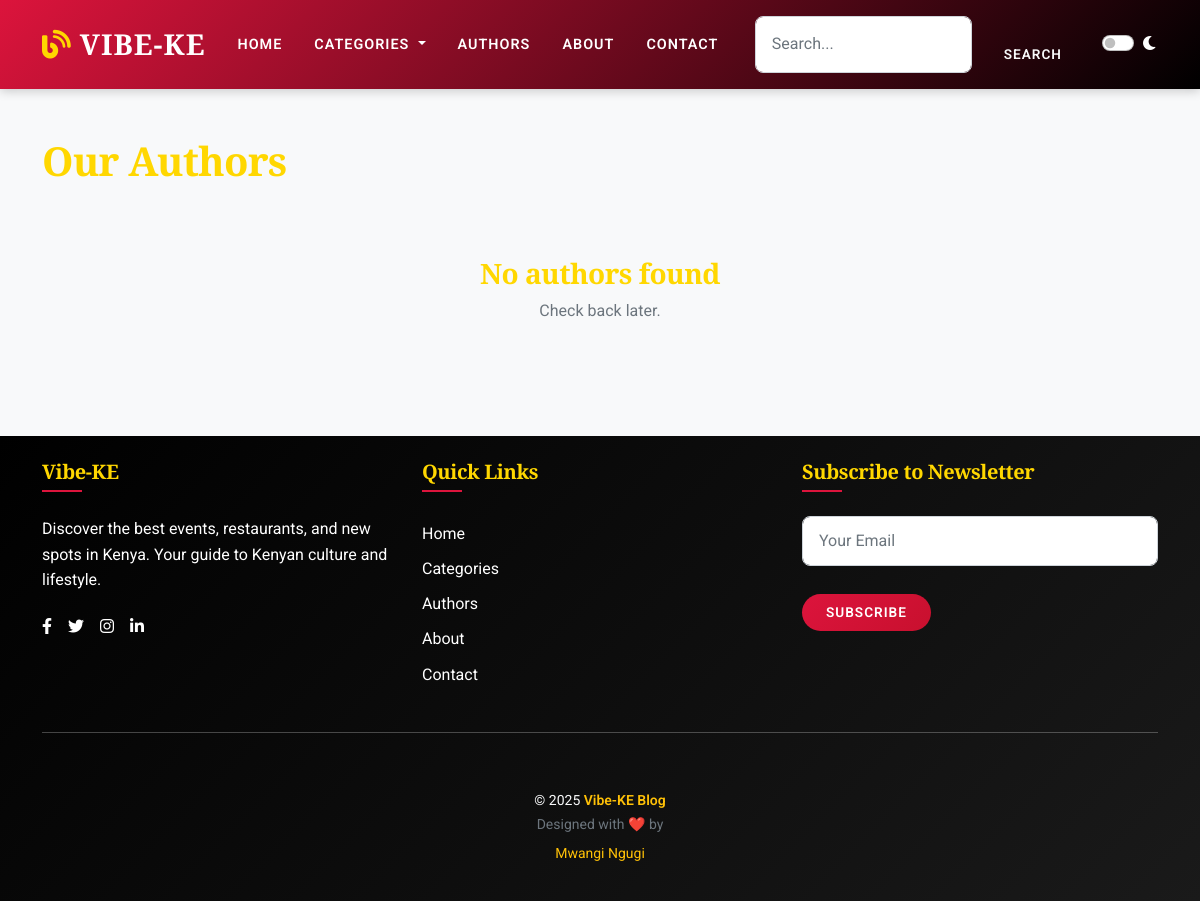
/authors/, run on an earlier commit of the app's database.
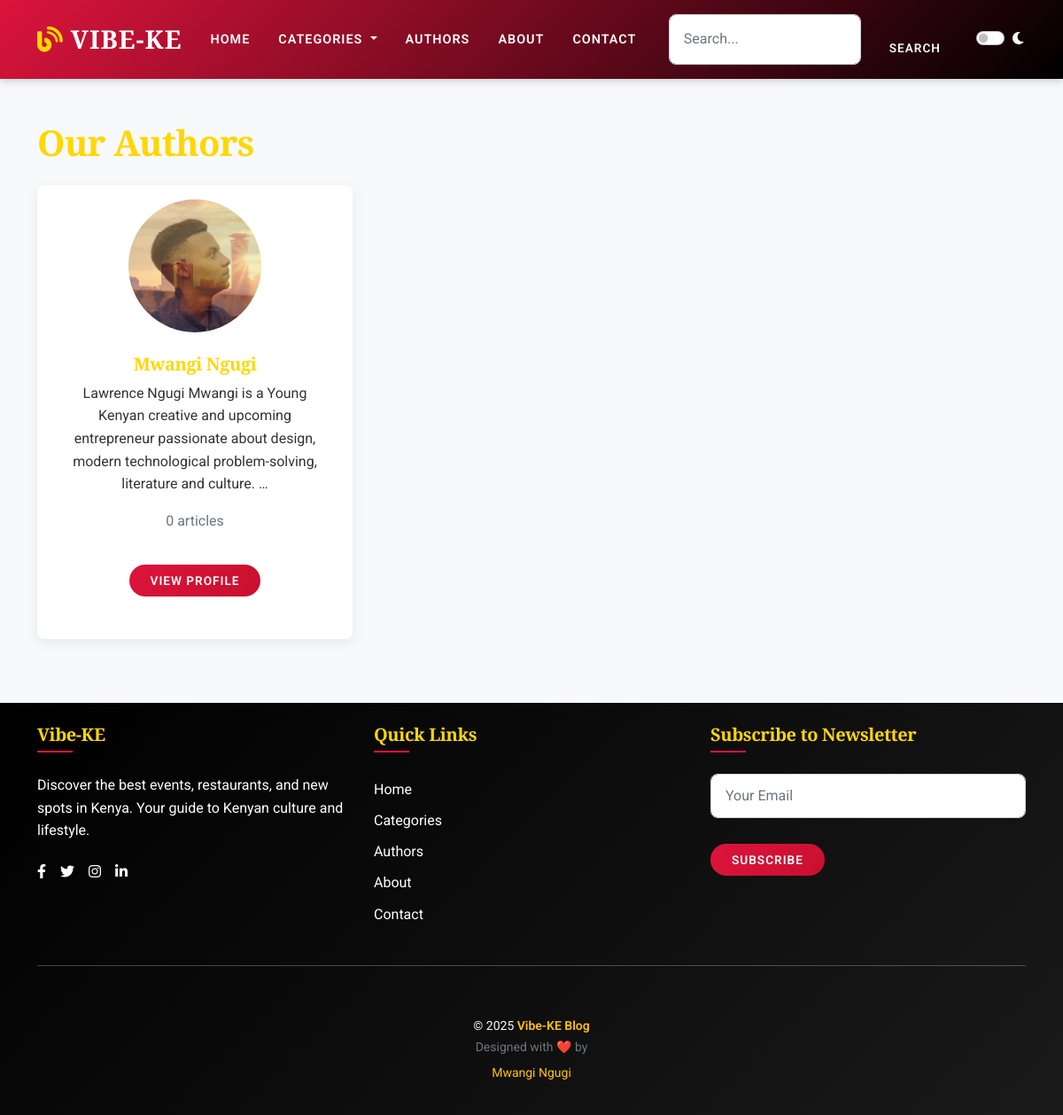
And on a later commit of the database.
### authors/models.py (models this page shows, shortened)
class Author(AbstractUser):
    bio = models.TextField(blank=True, help_text="Author's biography")
    profile_image = models.ImageField(upload_to='authors/profiles/', blank=True, null=True)
    date_joined = models.DateTimeField(auto_now_add=True)
    is_active = models.BooleanField(default=True)
    def get_absolute_url(self):
        return reverse('authors:author_detail', kwargs={'pk': self.pk})
    def article_count(self):
        return self.articles.filter(is_published=True).count()

### authors/views.py (the view)
# urls.py: path('', views.author_list, name='author_list'),
def author_list(request):
    authors = Author.objects.filter(is_active=True).order_by('last_name')
    paginator = Paginator(authors, 10)  # Show 10 authors per page
    page_number = request.GET.get('page')
    page_obj = paginator.get_page(page_number)
    context = {
        'page_obj': page_obj,
    }
    return render(request, 'authors/author_list.html', context)

### templates/authors/author_list.html (shortened to what this page needs)
{% extends 'base.html' %}
{% block content %}
<section class="py-5">
    <div class="container">
        <h1 class="mb-4">Our Authors</h1>
        {% if page_obj %}
        <div class="row">
            {% for author in page_obj %}
            <div class="col-lg-4 col-md-6 mb-4">
                <div class="card h-100">
                    {% if author.profile_image %}
                    <img src="{{ author.profile_image.url }}" class="card-img-top rounded-circle mx-auto mt-3"
                        alt="{{ author.get_full_name }}" style="width: 150px; height: 150px; object-fit: cover;">
                    {% else %}
                    <div class="bg-secondary rounded-circle mx-auto mt-3 d-flex align-items-center justify-content-center"
                        style="width: 150px; height: 150px;">
                        <i class="fas fa-user text-white fa-3x"></i>
                    </div>
                    {% endif %}
                    <div class="card-body text-center">
                        <h5 class="card-title">{{ author.get_full_name }}</h5>
                        <p class="card-text">{{ author.bio|truncatewords:20 }}</p>
                        <p class="text-muted">{{ author.article_count }} articles</p>
                        <a href="{{ author.get_absolute_url }}" class="btn btn-primary">View Profile</a>
                    </div>
                </div>
            </div>
            {% endfor %}
        </div>
        {% else %}
        <div class="text-center py-5">
            <h3>No authors found</h3>
            <p class="text-muted">Check back later.</p>
        </div>
        {% endif %}
    </div>
</section>
{% endblock %}

What changed in the data, as far as the page shows it:
added Author: profile_image (placeholder picture), get_full_name "Mwangi Ngugi", bio "Lawrence Ngugi Mwangi is a Young Kenyan creative and upcoming entrepreneur passionate about design, modern technological problem-solving, literature and culture. …", article_count "0"
Also different on the page:
text no longer shown: "No authors found Check back later."
